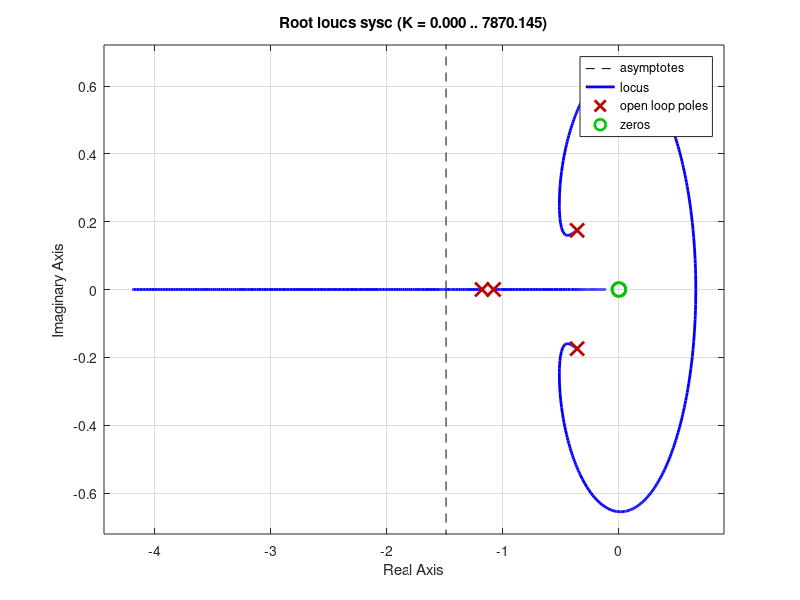

Here is the MATLAB script that generated this plot:
uw=0.0; u0=30.0; rho=1.202;

%Controlled vehicle parameters:
mc=1000.0; Cdc=0.5; Arc=1.5; fc=0.015;
Kc=(1/(rho*Cdc*Arc*(u0+uw))); Tc=mc*Kc;

% 4-state system for controller-design:
Aa=[0 -1 0 0; 0 -1/Tc 0 0; 1 0 0 0; 0 0 1 0];
Ba=[0;Kc/Tc;0;0];
Ca=[1 0 0 0];

pc = [roots([1 2*0.9*0.4 0.4^2]); -1.08; -1.18];
K = place(Aa,Ba,pc);

Ac=[0 -1 0 0;
    -K(1)*Kc/Tc -(1+K(2)*Kc)/Tc -K(3)*Kc/Tc -K(4)*Kc/Tc;
    1 0 0 0;
    0 0 1 0];
Bc=[0;Kc/Tc;0;0];
Cc=[1 0 0 0];

[numc, denc]=ss2tf(Ac, Bc, Cc, 0);
sysc=tf(numc, denc);
rlocus(sysc);
eig(sysc)